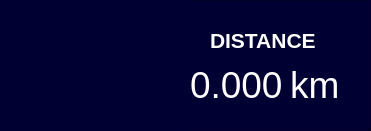
  <widget class="QFrame" name="frame_3">
   <property name="geometry">
    <rect>
     <x>30</x>
     <y>340</y>
     <width>371</width>
     <height>131</height>
    </rect>
   </property>
   <property name="styleSheet">
    <string notr="true">background-color: rgb(0, 0, 50)</string>
   </property>
   <property name="frameShape">
    <enum>QFrame::StyledPanel</enum>
   </property>
   <property name="frameShadow">
    <enum>QFrame::Raised</enum>
   </property>
   <widget class="QLabel" name="label_distance">
    <property name="geometry">
     <rect>
      <x>190</x>
      <y>60</y>
      <width>101</width>
      <height>51</height>
     </rect>
    </property>
    <property name="font">
     <font>
      <family>Microsoft YaHei UI</family>
      <pointsize>28</pointsize>
      <weight>50</weight>
      <bold>false</bold>
     </font>
    </property>
    <property name="text">
     <string>&lt;html&gt;&lt;head/&gt;&lt;body&gt;&lt;p&gt;&lt;span style=&quot; color:#ffffff;&quot;&gt;0.000&lt;/span&gt;&lt;/p&gt;&lt;/body&gt;&lt;/html&gt;</string>
    </property>
    <property name="textFormat">
     <enum>Qt::RichText</enum>
    </property>
   </widget>
   <widget class="QLabel" name="label_11">
    <property name="geometry">
     <rect>
      <x>0</x>
      <y>-10</y>
      <width>191</width>
      <height>141</height>
     </rect>
    </property>
    <property name="text">
     <string/>
    </property>
    <property name="pixmap">
     <pixmap>photos/road-icon-on-white-background-vector-21154187.png</pixmap>
    </property>
    <property name="scaledContents">
     <bool>true</bool>
    </property>
   </widget>
   <widget class="QLabel" name="label_8">
    <property name="geometry">
     <rect>
      <x>210</x>
      <y>20</y>
      <width>111</width>
      <height>41</height>
     </rect>
    </property>
    <property name="styleSheet">
     <string notr="true"/>
    </property>
    <property name="text">
     <string>&lt;html&gt;&lt;head/&gt;&lt;body&gt;&lt;p&gt;&lt;span style=&quot; font-size:16pt; font-weight:600; color:#ffffff;&quot;&gt;DISTANCE&lt;/span&gt;&lt;/p&gt;&lt;/body&gt;&lt;/html&gt;</string>
    </property>
   </widget>
   <widget class="QLabel" name="label_10">
    <property name="geometry">
     <rect>
      <x>290</x>
      <y>60</y>
      <width>61</width>
      <height>51</height>
     </rect>
    </property>
    <property name="font">
     <font>
      <pointsize>8</pointsize>
     </font>
    </property>
    <property name="text">
     <string>&lt;html&gt;&lt;head/&gt;&lt;body&gt;&lt;p&gt;&lt;span style=&quot; font-size:28pt; color:#ffffff;&quot;&gt;km&lt;/span&gt;&lt;/p&gt;&lt;/body&gt;&lt;/html&gt;</string>
    </property>
   </widget>
  </widget>
